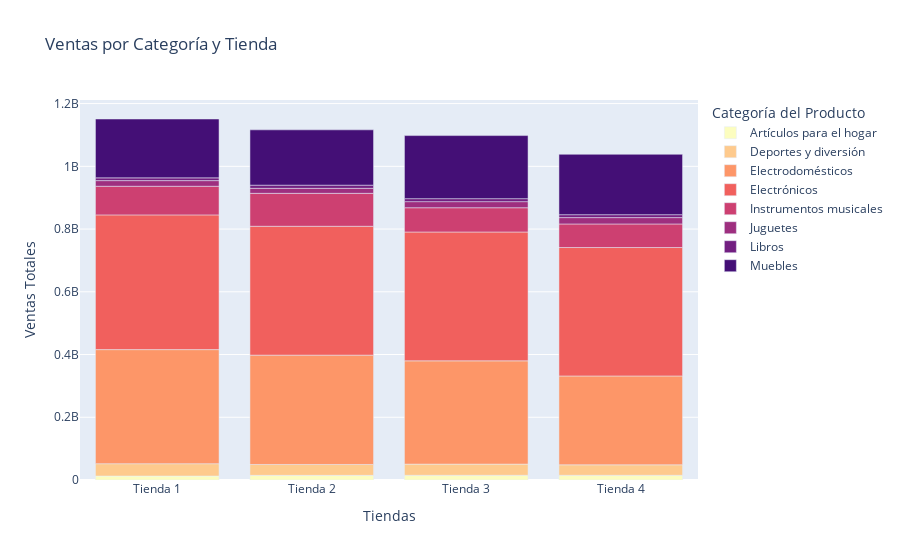

The code cell stored with this chart in its notebook:
### Markdown cell above
### Gráfico barras apiladas

Con wide format

### Code cell
ventas_por_categoria_tiendas_plot = px.bar(wide_ventas_categoria_tiendas,
                                           x = wide_ventas_categoria_tiendas.index,
                                           y = wide_ventas_categoria_tiendas.columns,
                                           title='Ventas por Categoría y Tienda',
                                           labels={'value':'Ventas Totales', 'Tienda':'Tiendas', 'variable':'Categoría del Producto'},
                                           #color_discrete_sequence=px.colors.qualitative.Pastel,
                                           color_discrete_sequence=px.colors.sequential.Magma_r
                                           )
ventas_por_categoria_tiendas_plot.show()

### Figure 1 — Plotly figure (JSON) as saved in the notebook; plotly's stock layout.template omitted (floating-point values rounded to 4 significant figures)
{"data": [{"hovertemplate": "Categoría del Producto=Artículos para el hogar<br>Tiendas=%{x}<br>Ventas Totales=%{y}<extra></extra>", "legendgroup": "Artículos para el hogar", "marker": {"color": "#fcfdbf", "pattern": {"shape": ""}}, "name": "Artículos para el hogar", "orientation": "v", "showlegend": true, "textposition": "auto", "type": "bar", "x": ["Tienda 1", "Tienda 2", "Tienda 3", "Tienda 4"], "xaxis": "x", "y": [12700000.0, 14750000.0, 15060000.0, 15070000.0], "yaxis": "y"}, {"hovertemplate": "Categoría del Producto=Deportes y diversión<br>Tiendas=%{x}<br>Ventas Totales=%{y}<extra></extra>", "legendgroup": "Deportes y diversión", "marker": {"color": "#feca8d", "pattern": {"shape": ""}}, "name": "Deportes y diversión", "orientation": "v", "showlegend": true, "textposition": "auto", "type": "bar", "x": ["Tienda 1", "Tienda 2", "Tienda 3", "Tienda 4"], "xaxis": "x", "y": [39290000.0, 34740000.0, 35590000.0, 33350000.0], "yaxis": "y"}, {"hovertemplate": "Categoría del Producto=Electrodomésticos<br>Tiendas=%{x}<br>Ventas Totales=%{y}<extra></extra>", "legendgroup": "Electrodomésticos", "marker": {"color": "#fd9668", "pattern": {"shape": ""}}, "name": "Electrodomésticos", "orientation": "v", "showlegend": true, "textposition": "auto", "type": "bar", "x": ["Tienda 1", "Tienda 2", "Tienda 3", "Tienda 4"], "xaxis": "x", "y": [363700000.0, 348600000.0, 329200000.0, 283300000.0], "yaxis": "y"}, {"hovertemplate": "Categoría del Producto=Electrónicos<br>Tiendas=%{x}<br>Ventas Totales=%{y}<extra></extra>", "legendgroup": "Electrónicos", "marker": {"color": "#f1605d", "pattern": {"shape": ""}}, "name": "Electrónicos", "orientation": "v", "showlegend": true, "textposition": "auto", "type": "bar", "x": ["Tienda 1", "Tienda 2", "Tienda 3", "Tienda 4"], "xaxis": "x", "y": [429500000.0, 410800000.0, 410800000.0, 409500000.0], "yaxis": "y"}, {"hovertemplate": "Categoría del Producto=Instrumentos musicales<br>Tiendas=%{x}<br>Ventas Totales=%{y}<extra></extra>", "legendgroup": "Instrumentos musicales", "marker": {"color": "#cd4071", "pattern": {"shape": ""}}, "name": "Instrumentos musicales", "orientation": "v", "showlegend": true, "textposition": "auto", "type": "bar", "x": ["Tienda 1", "Tienda 2", "Tienda 3", "Tienda 4"], "xaxis": "x", "y": [91300000.0, 105000000.0, 77380000.0, 75100000.0], "yaxis": "y"}, {"hovertemplate": "Categoría del Producto=Juguetes<br>Tiendas=%{x}<br>Ventas Totales=%{y}<extra></extra>", "legendgroup": "Juguetes", "marker": {"color": "#9e2f7f", "pattern": {"shape": ""}}, "name": "Juguetes", "orientation": "v", "showlegend": true, "textposition": "auto", "type": "bar", "x": ["Tienda 1", "Tienda 2", "Tienda 3", "Tienda 4"], "xaxis": "x", "y": [18000000.0, 15950000.0, 19400000.0, 20260000.0], "yaxis": "y"}, {"hovertemplate": "Categoría del Producto=Libros<br>Tiendas=%{x}<br>Ventas Totales=%{y}<extra></extra>", "legendgroup": "Libros", "marker": {"color": "#721f81", "pattern": {"shape": ""}}, "name": "Libros", "orientation": "v", "showlegend": true, "textposition": "auto", "type": "bar", "x": ["Tienda 1", "Tienda 2", "Tienda 3", "Tienda 4"], "xaxis": "x", "y": [8785000.0, 10090000.0, 9499000.0, 9321000.0], "yaxis": "y"}, {"hovertemplate": "Categoría del Producto=Muebles<br>Tiendas=%{x}<br>Ventas Totales=%{y}<extra></extra>", "legendgroup": "Muebles", "marker": {"color": "#440f76", "pattern": {"shape": ""}}, "name": "Muebles", "orientation": "v", "showlegend": true, "textposition": "auto", "type": "bar", "x": ["Tienda 1", "Tienda 2", "Tienda 3", "Tienda 4"], "xaxis": "x", "y": [187600000.0, 176400000.0, 201100000.0, 192500000.0], "yaxis": "y"}], "layout": {"barmode": "relative", "legend": {"title": {"text": "Categoría del Producto"}, "tracegroupgap": 0}, "title": {"text": "Ventas por Categoría y Tienda"}, "xaxis": {"anchor": "y", "domain": [0, 1], "title": {"text": "Tiendas"}}, "yaxis": {"anchor": "x", "domain": [0, 1], "title": {"text": "Ventas Totales"}}}}
